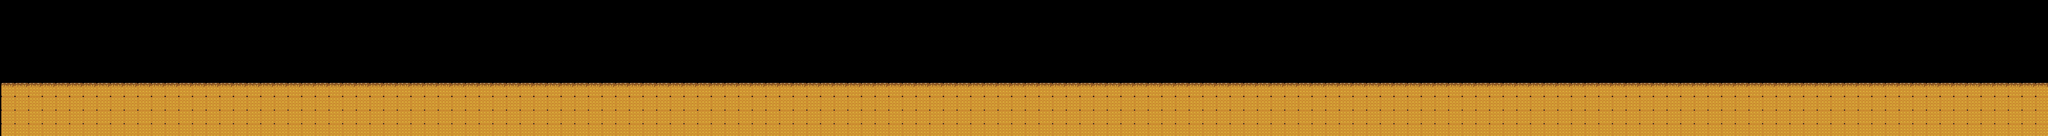

Rendered tile map (Tiled .tmx) drawn with the repository's tilesets; below, a short description and the full map source, tile grids included:
An orthogonal 150x10 tile map with 160x160 px tiles, 1 tile layer (Tile Layer 1), 7 tilesets.

<map version="1.0" orientation="orthogonal" renderorder="right-down" width="150" height="10" tilewidth="160" tileheight="160" nextobjectid="1">
 <tileset firstgid="1" name="waffle" tilewidth="160" tileheight="160" tilecount="1" columns="1">
  <image source="waffle.png" trans="ffffff" width="160" height="160" />
 </tileset>
 <tileset firstgid="2" name="waffleSyrup" tilewidth="160" tileheight="160" tilecount="1" columns="1">
  <image source="waffleSyrup.png" trans="ffffff" width="160" height="160" />
 </tileset>
 <tileset firstgid="3" name="border" tilewidth="160" tileheight="160" tilecount="1" columns="1">
  <image source="border.png" trans="ffffff" width="160" height="160" />
 </tileset>
 <tileset firstgid="4" name="pancake" tilewidth="160" tileheight="160" tilecount="1" columns="1">
  <image source="pancake.png" trans="ffffff" width="160" height="160" />
 </tileset>
 <tileset firstgid="5" name="pancake_leftend" tilewidth="160" tileheight="160" tilecount="1" columns="1">
  <image source="pancake_leftend.png" trans="ffffff" width="160" height="160" />
 </tileset>
 <tileset firstgid="6" name="pancake_rightend" tilewidth="160" tileheight="160" tilecount="1" columns="1">
  <image source="pancake_rightend.png" trans="ffffff" width="160" height="160" />
 </tileset>
 <tileset firstgid="7" name="x" tilewidth="160" tileheight="160" tilecount="1" columns="1">
  <image source="x.png" trans="ffffff" width="160" height="160" />
 </tileset>
 <layer name="Tile Layer 1" width="150" height="10" offsetx="15.1515" offsety="15.1515">
  <data encoding="csv">
3,0,0,0,0,0,0,0,0,0,0,0,0,0,0,0,0,0,0,0,0,0,0,0,0,0,0,0,0,0,0,0,0,0,0,0,0,0,0,0,0,0,0,0,0,0,0,0,0,0,0,0,0,0,0,0,0,0,0,0,0,0,0,0,0,0,0,0,0,0,0,0,0,0,0,0,0,0,0,0,0,0,0,0,0,0,0,0,0,0,0,0,0,0,0,0,0,0,0,0,0,0,0,0,0,0,0,0,0,0,0,0,0,0,0,0,0,0,0,0,0,0,0,0,0,0,0,0,0,0,0,0,0,0,0,0,0,0,0,0,0,0,0,0,0,0,0,0,0,3,
3,0,0,0,0,0,0,0,0,0,0,0,0,0,0,0,0,0,0,0,0,0,0,0,0,0,0,0,0,0,0,0,0,0,0,0,0,0,0,0,0,0,0,0,0,0,0,0,0,0,0,0,0,0,0,0,0,0,0,0,0,0,0,0,0,0,0,0,0,0,0,0,0,0,0,0,0,0,0,0,0,0,0,0,0,0,0,0,0,0,0,0,0,0,0,0,0,0,0,0,0,0,0,0,0,0,0,0,0,0,0,0,0,0,0,0,0,0,0,0,0,0,0,0,0,0,0,0,0,0,0,0,0,0,0,0,0,0,0,0,0,0,0,0,0,0,0,0,0,3,
3,0,0,0,0,0,0,0,0,0,0,0,0,0,0,0,0,0,0,0,0,0,0,0,0,0,0,0,0,0,0,0,0,0,0,0,0,0,0,0,0,0,0,0,0,0,0,0,0,0,0,0,0,0,0,0,0,0,0,0,0,0,0,0,0,0,0,0,0,0,0,0,0,0,0,0,0,0,0,0,0,0,0,0,0,0,0,0,0,0,0,0,0,0,0,0,0,0,0,0,0,0,0,0,0,0,0,0,0,0,0,0,0,0,0,0,0,0,0,0,0,0,0,0,0,0,0,0,0,0,0,0,0,0,0,0,0,0,0,0,0,0,0,0,0,0,0,0,0,3,
3,0,0,0,0,0,0,0,0,0,0,0,0,0,0,0,0,0,0,0,0,0,0,0,0,0,0,0,0,0,0,0,0,0,0,0,0,0,0,0,0,0,0,0,0,0,0,0,0,0,0,0,0,0,0,0,0,0,0,0,0,0,0,0,0,0,0,0,0,0,0,0,0,0,0,0,0,0,0,0,0,0,0,0,0,0,0,0,0,0,0,0,0,0,0,0,0,0,0,0,0,0,0,0,0,0,0,0,0,0,0,0,0,0,0,0,0,0,0,0,0,0,0,0,0,0,0,0,0,0,0,0,0,0,0,0,0,0,0,0,0,0,0,0,0,0,0,0,0,3,
3,0,0,0,0,0,0,0,0,0,0,0,0,0,0,0,0,0,0,0,0,0,0,0,0,0,0,0,0,0,0,0,0,0,0,0,0,0,0,0,0,0,0,0,0,0,0,0,0,0,0,0,0,0,0,0,0,0,0,0,0,0,0,0,0,0,0,0,0,0,0,0,0,0,0,0,0,0,0,0,0,0,0,0,0,0,0,0,0,0,0,0,0,0,0,0,0,0,0,0,0,0,0,0,0,0,0,0,0,0,0,0,0,0,0,0,0,0,0,0,0,0,0,0,0,0,0,0,0,0,0,0,0,0,0,0,0,0,0,0,0,0,0,0,0,0,0,0,0,3,
3,0,0,0,0,0,0,0,0,0,0,0,0,0,0,0,0,0,0,0,0,0,0,0,0,0,0,0,0,0,0,0,0,0,0,0,0,0,0,0,0,0,0,0,0,0,0,0,0,0,0,0,0,0,0,0,0,0,0,0,0,0,0,0,0,0,0,0,0,0,0,0,0,0,0,0,0,0,0,0,0,0,0,0,0,0,0,0,0,0,0,0,0,0,0,0,0,0,0,0,0,0,0,0,0,0,0,0,0,0,0,0,0,0,0,0,0,0,0,0,0,0,0,0,0,0,0,0,0,0,0,0,0,0,0,0,0,0,0,0,0,0,0,0,0,0,0,0,0,3,
2,2,2,2,2,2,2,2,2,2,2,2,2,2,2,2,2,2,2,2,2,2,2,2,2,2,2,2,2,2,2,2,2,2,2,2,2,2,2,2,2,2,2,2,2,2,2,2,2,2,2,2,2,2,2,2,2,2,2,2,2,2,2,2,2,2,2,2,2,2,2,2,2,2,2,2,2,2,2,2,2,2,2,2,2,2,2,2,2,2,2,2,2,2,2,2,2,2,2,2,2,2,2,2,2,2,2,2,2,2,2,2,2,2,2,2,2,2,2,2,2,2,2,2,2,2,2,2,2,2,2,2,2,2,2,2,2,2,2,2,2,2,2,2,2,2,2,2,2,2,
1,1,1,1,1,1,1,1,1,1,1,1,1,1,1,1,1,1,1,1,1,1,1,1,1,1,1,1,1,1,1,1,1,1,1,1,1,1,1,1,1,1,1,1,1,1,1,1,1,1,1,1,1,1,1,1,1,1,1,1,1,1,1,1,1,1,1,1,1,1,1,1,1,1,1,1,1,1,1,1,1,1,1,1,1,1,1,1,1,1,1,1,1,1,1,1,1,1,1,1,1,1,1,1,1,1,1,1,1,1,1,1,1,1,1,1,1,1,1,1,1,1,1,1,1,1,1,1,1,1,1,1,1,1,1,1,1,1,1,1,1,1,1,1,1,1,1,1,1,1,
1,1,1,1,1,1,1,1,1,1,1,1,1,1,1,1,1,1,1,1,1,1,1,1,1,1,1,1,1,1,1,1,1,1,1,1,1,1,1,1,1,1,1,1,1,1,1,1,1,1,1,1,1,1,1,1,1,1,1,1,1,1,1,1,1,1,1,1,1,1,1,1,1,1,1,1,1,1,1,1,1,1,1,1,1,1,1,1,1,1,1,1,1,1,1,1,1,1,1,1,1,1,1,1,1,1,1,1,1,1,1,1,1,1,1,1,1,1,1,1,1,1,1,1,1,1,1,1,1,1,1,1,1,1,1,1,1,1,1,1,1,1,1,1,1,1,1,1,1,1,
1,1,1,1,1,1,1,1,1,1,1,1,1,1,1,1,1,1,1,1,1,1,1,1,1,1,1,1,1,1,1,1,1,1,1,1,1,1,1,1,1,1,1,1,1,1,1,1,1,1,1,1,1,1,1,1,1,1,1,1,1,1,1,1,1,1,1,1,1,1,1,1,1,1,1,1,1,1,1,1,1,1,1,1,1,1,1,1,1,1,1,1,1,1,1,1,1,1,1,1,1,1,1,1,1,1,1,1,1,1,1,1,1,1,1,1,1,1,1,1,1,1,1,1,1,1,1,1,1,1,1,1,1,1,1,1,1,1,1,1,1,1,1,1,1,1,1,1,1,1
</data>
 </layer>
</map>
